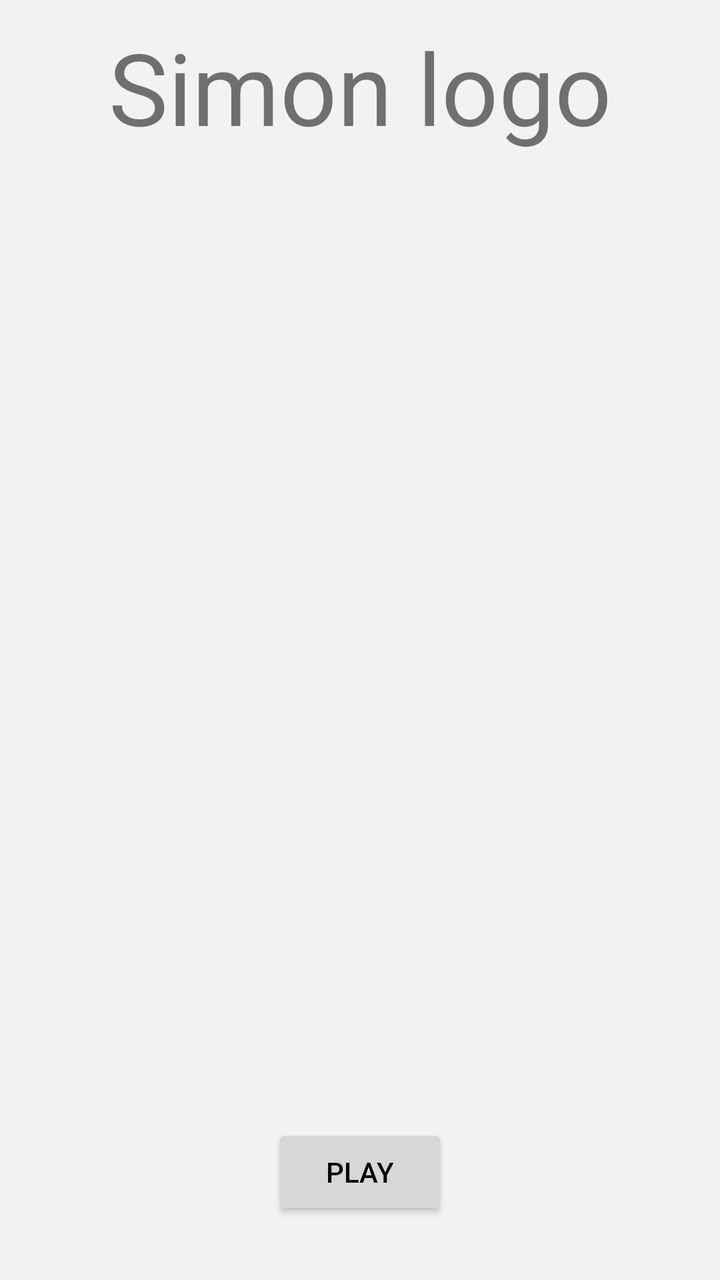
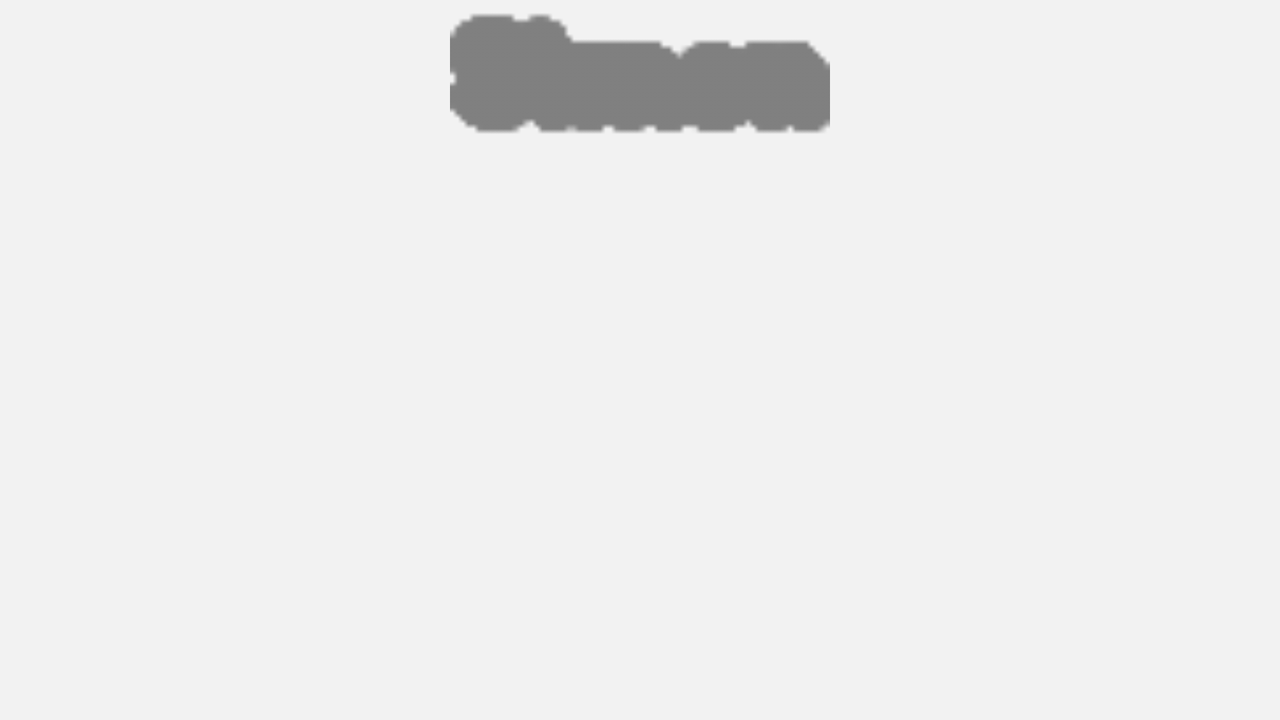

Compare how this app lays out the same screen by default and in its alternative resource folder. The renders come first, then the two layout files and the values they reference.
<!-- AndroidManifest.xml: application theme Theme.FinalProject -->
<!-- res/layout/levels_activity.xml -->
<?xml version="1.0" encoding="utf-8"?>
<RelativeLayout android:layout_width="match_parent"
    android:layout_height="match_parent"
    xmlns:android="http://schemas.android.com/apk/res/android"
    xmlns:app="http://schemas.android.com/apk/res-auto"
    android:padding="10dp"
    android:background="?attr/colorOnBackground">

    <TextView
        android:layout_width="match_parent"
        android:layout_height="wrap_content"
        android:id="@+id/header_tv"
        android:layout_alignParentTop="true"
        android:gravity="center"
        android:text="Simon logo"
        android:textSize="50sp"/>


    <LinearLayout
        android:layout_width="match_parent"
        android:layout_height="match_parent"
        android:id="@+id/body_hsv"
        android:layout_below="@+id/header_tv"
        android:layout_above="@+id/levels_play_btn"
        android:orientation="vertical">

        <androidx.viewpager.widget.ViewPager
            android:layout_width="match_parent"
            android:layout_height="0dp"
            android:layout_weight="9"
            android:id="@+id/levels_view_pager"
            android:layout_gravity="center">

        </androidx.viewpager.widget.ViewPager>

        <com.google.android.material.tabs.TabLayout
            android:layout_width="match_parent"
            android:layout_height="0dp"
            android:layout_weight="1"
            android:layout_gravity="center"
            android:id="@+id/levels_tab_layout"
            app:tabBackground="@drawable/levels_tab_selector"
            app:tabGravity="center"
            app:tabIndicatorHeight="0dp"
            app:tabMaxWidth="10dp"
            android:layoutDirection="ltr">

        </com.google.android.material.tabs.TabLayout>

    </LinearLayout>

    <Button
        android:layout_width="wrap_content"
        android:layout_height="wrap_content"
        android:id="@+id/levels_play_btn"
        android:layout_centerInParent="true"
        android:layout_alignParentBottom="true"
        android:layout_marginVertical="20dp"
        android:text="PLAY"
        style="@style/ButtonLevelPlay"/>

</RelativeLayout>
<!-- resources referenced by this layout -->
<resources>
  <!-- drawable levels_tab_selector (drawable) -->
  <?xml version="1.0" encoding="utf-8"?>
  <selector xmlns:android="http://schemas.android.com/apk/res/android">
      <item android:drawable="@drawable/levels_tab_indicator_selected"
          android:state_selected="true"/>
      <item android:drawable="@drawable/levels_tab_indicator_default"/>
  </selector>
  <style name="Theme.FinalProject" parent="Theme.AppCompat.Light.NoActionBar">
          
          <item name="colorPrimary">@color/mint_light</item>
          <item name="colorPrimaryVariant">@color/mint_dark</item>
          <item name="colorOnPrimary">@color/white</item>
          
          <item name="colorSecondary">@color/grass_light</item>
          <item name="colorSecondaryVariant">@color/grass_dark</item>
          <item name="colorOnSecondary">@color/black</item>
          
          <item name="android:statusBarColor" tools:targetApi="l">?attr/colorPrimaryVariant</item>
          
          <item name="colorAccent">@color/aqua_light</item>
          <item name="colorOnBackground">@color/background_light</item>
          <item name="android:textColorPrimary">@color/black</item>
      </style>
  <!-- drawable levels_tab_indicator_default (drawable) -->
  <?xml version="1.0" encoding="utf-8"?>
  <layer-list xmlns:android="http://schemas.android.com/apk/res/android">
      <item>
          <shape
              android:innerRadius="0dp"
              android:shape="ring"
              android:thickness="3dp"
              android:useLevel="false">
              <solid android:color="@color/dark_gray_dark"/>
          </shape>
      </item>
  </layer-list>
  <color name="mint_light">#48CFAD</color>
  <color name="mint_dark">#37BC9B</color>
  <color name="white">#FFFFFFFF</color>
  <color name="grass_light">#A0D468</color>
  <color name="grass_dark">#8CC152</color>
  <color name="black">#FF000000</color>
  <color name="aqua_light">#4FC1E9</color>
  <color name="background_light">#F2F2F2</color>
  <color name="dark_gray_dark">#434A54</color>
</resources>
<!-- res/layout-land/levels_activity.xml (the repository's variant of the layout above) -->
<!-- drawn on the phone turned sideways -->
<?xml version="1.0" encoding="utf-8"?>
<RelativeLayout
    android:layout_width="match_parent"
    android:layout_height="match_parent"
    xmlns:android="http://schemas.android.com/apk/res/android"
    xmlns:app="http://schemas.android.com/apk/res-auto"
    android:background="?attr/colorOnBackground"
    android:gravity="center">

    <FrameLayout
        android:layout_width="wrap_content"
        android:layout_height="wrap_content"
        android:id="@+id/levels_frame_layout"
        android:layout_alignParentStart="true"
        android:layout_alignParentEnd="true"
        android:layout_alignParentTop="true"
        android:layout_marginHorizontal="50dp">

        <ImageView
            android:layout_width="250dp"
            android:layout_height="wrap_content"
            android:src="@drawable/simon_logo"
            android:scaleType="centerCrop"
            android:padding="30dp"
            android:layout_gravity="center"/>

    </FrameLayout>

    <FrameLayout
        android:layout_width="match_parent"
        android:layout_height="match_parent"
        android:layout_below="@id/levels_frame_layout">

        <androidx.viewpager.widget.ViewPager
            android:layout_width="match_parent"
            android:layout_height="wrap_content"
            android:id="@+id/levels_view_pager">

        </androidx.viewpager.widget.ViewPager>

        <com.google.android.material.tabs.TabLayout
            android:layout_width="match_parent"
            android:layout_height="wrap_content"
            android:id="@+id/levels_tab_layout"
            android:layout_gravity="center|bottom"
            app:tabBackground="@drawable/levels_tab_selector"
            app:tabGravity="center"
            app:tabIndicatorHeight="0dp"
            app:tabMaxWidth="15dp"
            android:layoutDirection="locale"
            android:layout_marginBottom="15dp">

        </com.google.android.material.tabs.TabLayout>


    </FrameLayout>

</RelativeLayout>
<!-- resources referenced by the variant -->
<!-- as the phone turned sideways resolves them -->
<resources>
  <!-- drawable levels_tab_selector (drawable) -->
  <?xml version="1.0" encoding="utf-8"?>
  <selector xmlns:android="http://schemas.android.com/apk/res/android">
      <item android:drawable="@drawable/levels_tab_indicator_selected"
          android:state_selected="true"/>
      <item android:drawable="@drawable/levels_tab_indicator_default"/>
  </selector>
  <!-- drawable simon_logo: png bitmap (drawable-hdpi, 241 bytes) -->
  <style name="Theme.FinalProject" parent="Theme.AppCompat.Light.NoActionBar">
          
          <item name="colorPrimary">@color/mint_light</item>
          <item name="colorPrimaryVariant">@color/mint_dark</item>
          <item name="colorOnPrimary">@color/white</item>
          
          <item name="colorSecondary">@color/grass_light</item>
          <item name="colorSecondaryVariant">@color/grass_dark</item>
          <item name="colorOnSecondary">@color/black</item>
          
          <item name="android:statusBarColor" tools:targetApi="l">?attr/colorPrimaryVariant</item>
          
          <item name="colorAccent">@color/aqua_light</item>
          <item name="colorOnBackground">@color/background_light</item>
          <item name="android:textColorPrimary">@color/black</item>
      </style>
  <!-- drawable levels_tab_indicator_default (drawable) -->
  <?xml version="1.0" encoding="utf-8"?>
  <layer-list xmlns:android="http://schemas.android.com/apk/res/android">
      <item>
          <shape
              android:innerRadius="0dp"
              android:shape="ring"
              android:thickness="3dp"
              android:useLevel="false">
              <solid android:color="@color/dark_gray_dark"/>
          </shape>
      </item>
  </layer-list>
  <color name="mint_light">#48CFAD</color>
  <color name="mint_dark">#37BC9B</color>
  <color name="white">#FFFFFFFF</color>
  <color name="grass_light">#A0D468</color>
  <color name="grass_dark">#8CC152</color>
  <color name="black">#FF000000</color>
  <color name="aqua_light">#4FC1E9</color>
  <color name="background_light">#F2F2F2</color>
  <color name="dark_gray_dark">#434A54</color>
</resources>
